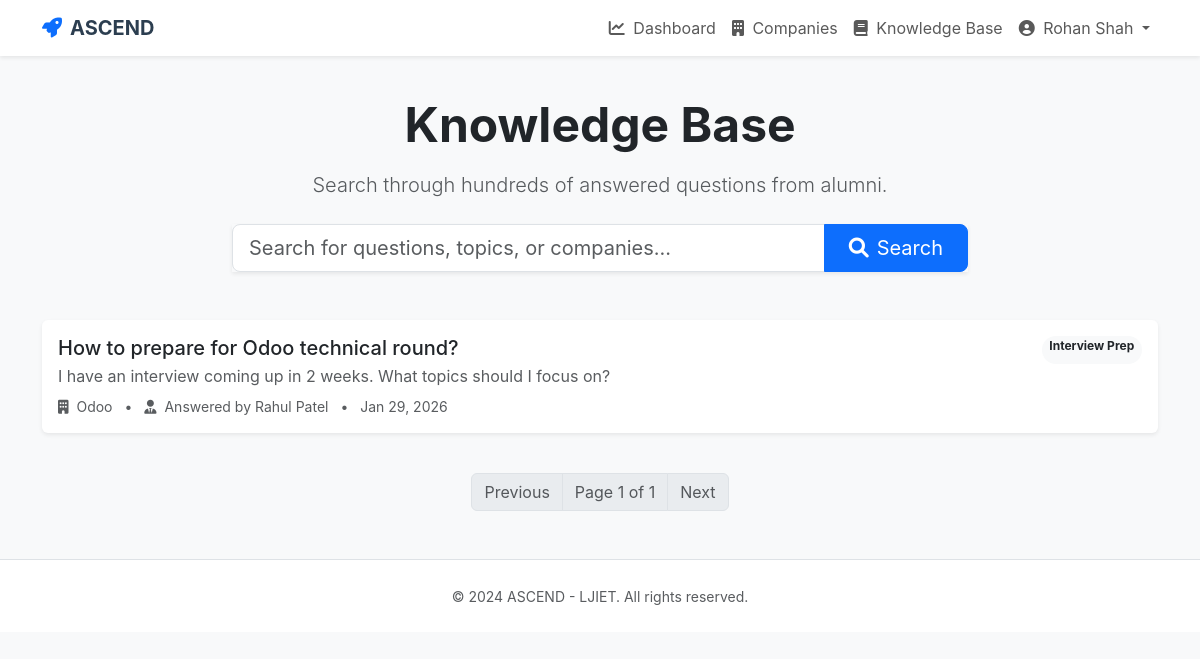
The app's page /knowledge_base (signed in) with its own data.
### app/models.py (models this page shows, shortened)
class User(UserMixin, db.Model):
    id = db.Column(db.Integer, primary_key=True)
    name = db.Column(db.String(64), nullable=False)
    email = db.Column(db.String(120), index=True, unique=True, nullable=False)
    password_hash = db.Column(db.String(128))
    role = db.Column(db.String(20), nullable=False) # 'student', 'alumni', 'admin'
    created_at = db.Column(db.DateTime, default=datetime.utcnow)
    student_profile = db.relationship('Student', backref='user', uselist=False)
    alumni_profile = db.relationship('Alumni', backref='user', uselist=False)

class Question(db.Model):
    id = db.Column(db.Integer, primary_key=True)
    student_id = db.Column(db.Integer, db.ForeignKey('student.id'))
    company_id = db.Column(db.Integer, db.ForeignKey('company.id'))
    title = db.Column(db.String(200), nullable=False)
    body = db.Column(db.Text, nullable=False)
    category = db.Column(db.String(50)) # Interview, Roadmap, etc.
    urgency = db.Column(db.String(20)) # Normal, High
    status = db.Column(db.String(20), default='pending') # pending, answered
    created_at = db.Column(db.DateTime, default=datetime.utcnow)
    responses = db.relationship('Response', backref='question', lazy='dynamic')
    target_mentor_id = db.Column(db.Integer, db.ForeignKey('alumni.id'), nullable=True)

class Company(db.Model):
    id = db.Column(db.Integer, primary_key=True)
    name = db.Column(db.String(100), unique=True, nullable=False)
    industry = db.Column(db.String(50))
    logo_url = db.Column(db.String(200)) # Placeholder or URL
    alumni = db.relationship('Alumni', backref='company', lazy='dynamic')
    questions = db.relationship('Question', backref='target_company', lazy='dynamic')

### app/routes/main.py (the view)
@bp.route('/knowledge_base')
@login_required
def knowledge_base():
    page = request.args.get('page', 1, type=int)
    query = request.args.get('q')
    if query:
        questions = Question.query.filter(Question.title.contains(query) | Question.body.contains(query)).filter_by(status='answered').paginate(page=page, per_page=10)
    else:
        questions = Question.query.filter_by(status='answered').order_by(Question.created_at.desc()).paginate(page=page, per_page=10)
    return render_template('main/knowledge_base.html', questions=questions)

### app/models.py (called while the page is built)
@login.user_loader
def load_user(id):
    return User.query.get(int(id))

### app/templates/main/knowledge_base.html
{% extends "base.html" %}
{% block content %}
<div class="row mb-5 text-center">
    <div class="col-md-8 mx-auto">
        <h1 class="display-5 fw-bold mb-3">Knowledge Base</h1>
        <p class="lead text-muted mb-4">Search through hundreds of answered questions from alumni.</p>
        <form action="{{ url_for('main.knowledge_base') }}" method="get">
            <div class="input-group input-group-lg shadow-sm">
                <input type="text" name="q" class="form-control"
                    placeholder="Search for questions, topics, or companies..." value="{{ request.args.get('q', '') }}">
                <button class="btn btn-primary px-4" type="submit"><i class="fas fa-search me-2"></i>Search</button>
            </div>
        </form>
    </div>
</div>
<div class="row">
    <div class="col-md-12">
        {% for question in questions.items %}
        <div class="card mb-3 border-0 shadow-sm hover-bg-light">
            <div class="card-body">
                <div class="d-flex justify-content-between">
                    <h5 class="card-title mb-1">
                        <a href="{{ url_for('main.view_question', id=question.id) }}"
                            class="text-decoration-none text-dark">{{ question.title }}</a>
                    </h5>
                    {% if question.category %}
                    <span class="badge bg-light text-dark rounded-pill">{{ question.category }}</span>
                    {% endif %}
                </div>
                <p class="card-text text-muted text-truncate mb-2">{{ question.body }}</p>
                <div class="text-muted small">
                    <i class="fas fa-building me-1"></i> {{ question.target_company.name if question.target_company else
                    'General' }}
                    <span class="mx-2">•</span>
                    <i class="fas fa-user-tie me-1"></i> Answered by {{ question.responses[0].mentor.user.name if
                    question.responses.count() > 0 else 'Mentor' }}
                    <span class="mx-2">•</span>
                    {{ question.created_at.strftime('%b %d, %Y') }}
                </div>
            </div>
        </div>
        {% else %}
        <div class="text-center py-5">
            <i class="fas fa-search fa-3x text-light mb-3"></i>
            <p class="text-muted">No questions found matching your criteria.</p>
        </div>
        {% endfor %}
    </div>
</div>
<nav aria-label="Page navigation" class="mt-4">
    <ul class="pagination justify-content-center">
        {% if questions.has_prev %}
        <li class="page-item"><a class="page-link"
                href="{{ url_for('main.knowledge_base', page=questions.prev_num, q=request.args.get('q', '')) }}">Previous</a>
        </li>
        {% else %}
        <li class="page-item disabled"><span class="page-link">Previous</span></li>
        {% endif %}
        <li class="page-item disabled"><span class="page-link">Page {{ questions.page }} of {{ questions.pages }}</span>
        </li>
        {% if questions.has_next %}
        <li class="page-item"><a class="page-link"
                href="{{ url_for('main.knowledge_base', page=questions.next_num, q=request.args.get('q', '')) }}">Next</a>
        </li>
        {% else %}
        <li class="page-item disabled"><span class="page-link">Next</span></li>
        {% endif %}
    </ul>
</nav>
{% endblock %}

### app/templates/base.html (shortened to what this page needs)
<!DOCTYPE html>
<html lang="en">
<head>
    <link href="https://cdn.jsdelivr.net/npm/bootstrap@5.3.0/dist/css/bootstrap.min.css" rel="stylesheet">
    <link rel="stylesheet" href="https://cdnjs.cloudflare.com/ajax/libs/font-awesome/6.0.0/css/all.min.css">
</head>
<body>
    <nav class="navbar navbar-expand-lg navbar-light fixed-top">
        <div class="container">
            <a class="navbar-brand" href="{{ url_for('main.index') }}">
                <i class="fas fa-rocket text-primary me-2"></i>ASCEND
            </a>
            <div class="collapse navbar-collapse" id="navbarNav">
                <ul class="navbar-nav ms-auto">
                    {% if current_user.is_authenticated %}
                    <li class="nav-item">
                        <a class="nav-link" href="{{ url_for('main.student_dashboard') }}">
                            <i class="fas fa-chart-line me-1"></i> Dashboard
                        </a>
                    </li>
                    <li class="nav-item">
                        <a class="nav-link" href="{{ url_for('main.company_list') }}">
                            <i class="fas fa-building me-1"></i> Companies
                        </a>
                    </li>
                    <li class="nav-item">
                        <a class="nav-link" href="{{ url_for('main.knowledge_base') }}">
                            <i class="fas fa-book me-1"></i> Knowledge Base
                        </a>
                    </li>
                    <li class="nav-item dropdown">
                        <a class="nav-link dropdown-toggle" href="#" id="userDropdown" role="button"
                            data-bs-toggle="dropdown">
                            <i class="fas fa-user-circle me-1"></i> {{ current_user.name }}
                        </a>
                    </li>
                    {% endif %}
                </ul>
            </div>
        </div>
    </nav>
    <div class="container mt-5 pt-5">
        {% block content %}{% endblock %}
    </div>
    <footer class="bg-white py-4 mt-5 border-top">
        <div class="container text-center text-muted">
            <small>&copy; 2024 ASCEND - LJIET. All rights reserved.</small>
        </div>
    </footer>
</body>
</html>

### app/templates/base.html (style rules this page uses)
body { font-family: 'Inter', sans-serif; background-color: #f8f9fa; }
.navbar { background-color: #fff; box-shadow: 0 2px 4px rgba(0, 0, 0, .08); }
.navbar-brand { font-weight: 700; color: #2c3e50; }
.card { border: none; box-shadow: 0 4px 6px rgba(0, 0, 0, .05); transition: transform 0.2s; }

### records on screen
User: name "Rohan Shah"
Question: title "How to prepare for Odoo technical round?", category "Interview Prep", body "I have an interview coming up in 2 weeks. What topics should I focus on?", target_company "Odoo", name "Rahul Patel", created_at "Jan 29, 2026"

### other values on screen
{{ questions.page }} "1"
{{ questions.pages }} "1"
